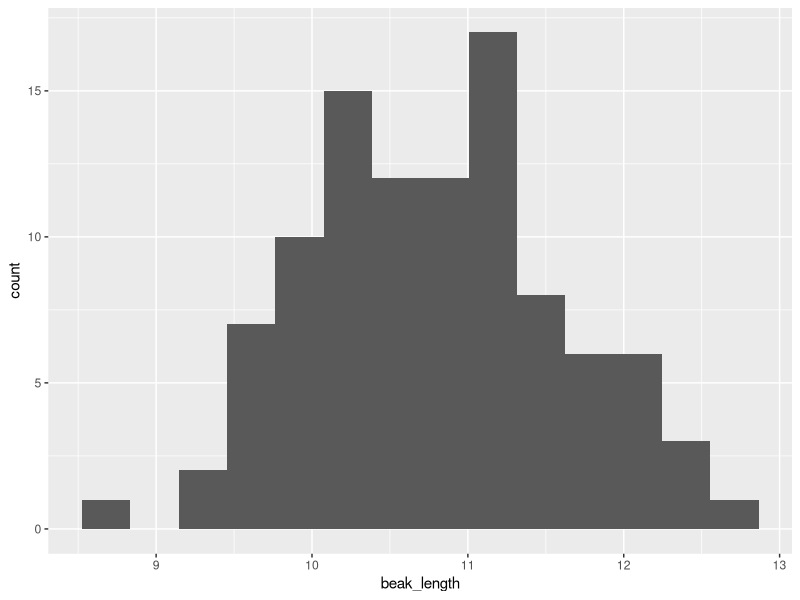
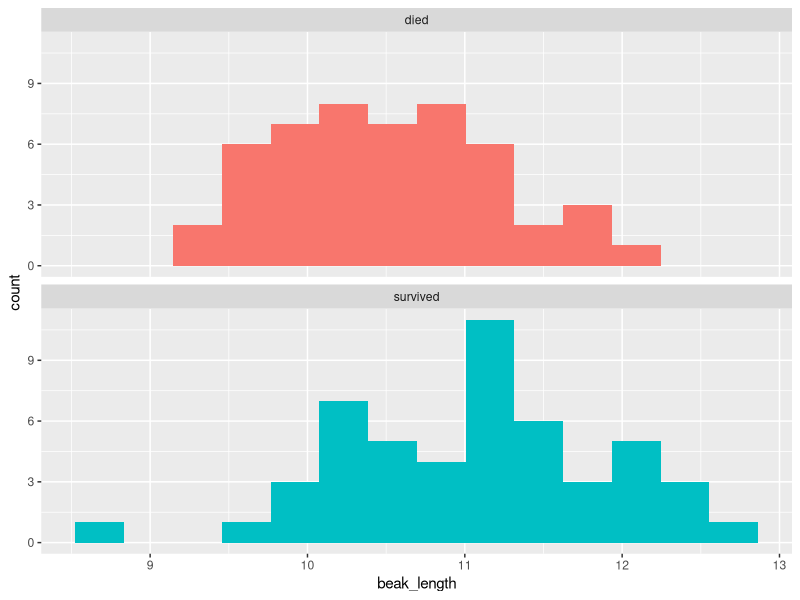
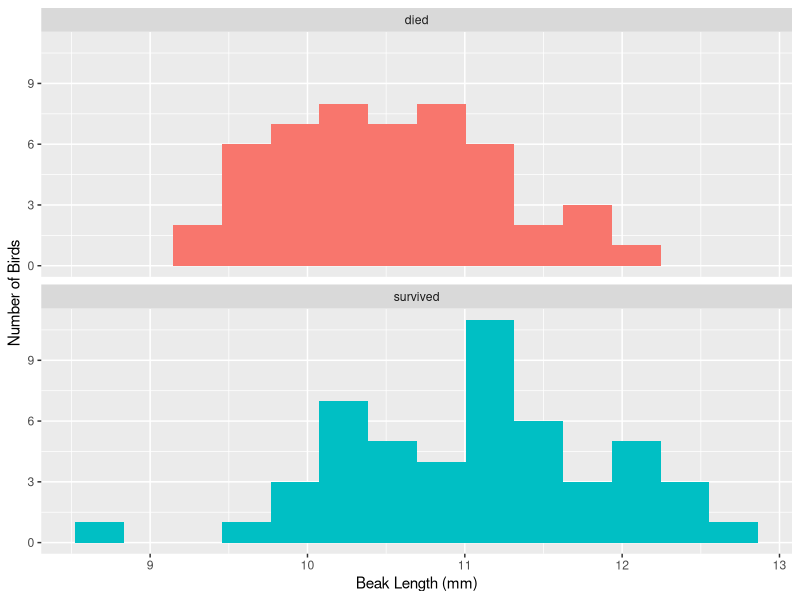
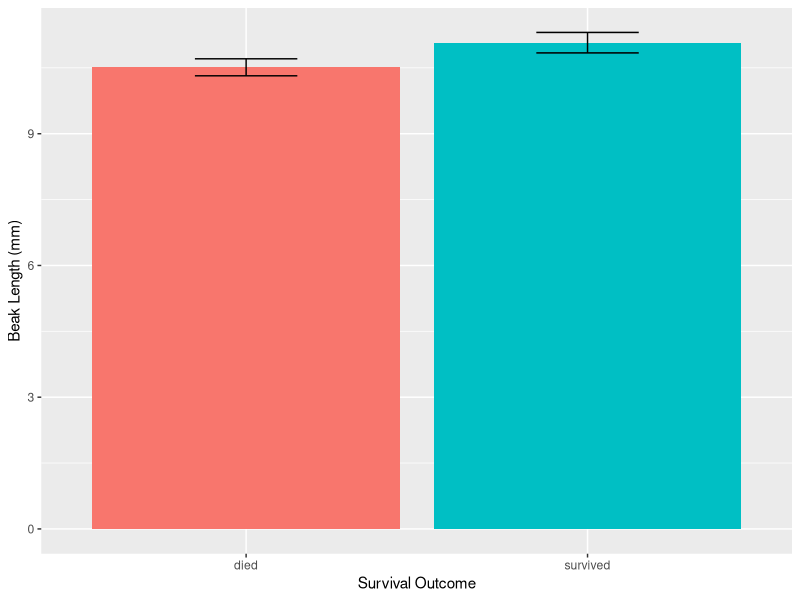

Reproduce these figures in R, in order.
## ---- chunk 1
# load packages -----------------------------------------------------------

# run every time you restart RStudio
library(readxl)     # load readxl, for reading Excel files
library(tidyverse)  # load tidyverse, for working with datasets
## ---- chunk 2
# read data ----------------------------------------------------------------

# read the finches data
finches <- read_excel("finches_data.xlsx")
## ---- chunk 3
# print the results in the console
finches
## ---- chunk 4
# take a quick look at all the variables in the dataset
glimpse(finches)
## ---- chunk 5
# histogram ---------------------------------------------------------------

# histogram of beak length
ggplot(
  data = finches,                     # use the finches dataset
  mapping = aes(x = beak_length)      # put beak length on the x axis
) +
  geom_histogram(bins = 14)           # add the histogram, use 14 bins
## ---- chunk 6
# histogram of beak length, grouped by survival
ggplot(
  data = finches,                     # use the finches dataset
  mapping = aes(x = beak_length,      # put beak length on the x axis
                fill = outcome)       # fill sets the color of the boxes
) +
  geom_histogram(bins = 14) +         # add the histogram, use 14 bins
  facet_wrap(~ outcome, ncol = 1) +   # outcome is the grouping variable
  guides(fill = FALSE)                # don't show a legend for fll color
## ---- chunk 7
# histogram of beak length, grouped by survival, with labels
ggplot(
  data = finches,                     # use the finches dataset
  mapping = aes(x = beak_length,      # put beak length on the x axis
                fill = outcome)       # fill sets the color of the boxes
) +
  geom_histogram(bins = 14) +         # add the histogram, use 14 bins
  facet_wrap(~ outcome, ncol = 1) +   # outcome is the grouping variable
  guides(fill = FALSE) +              # don't show a legend for fll color
  labs(
    x = "Beak Length (mm)",           # x-axis label
    y = "Number of Birds"             # y-axis label
  )
## ---- chunk 8
# summarize ---------------------------------------------------------------

# summarize the entire dataset
beak_length_summary <- 
  finches %>% 
  summarize(mean = mean(beak_length),
            sd = sd(beak_length),
            n = n()) %>% 
  mutate(sem = sd / sqrt(n),
         upper = mean + 1.96 * sem,
         lower = mean - 1.96 * sem)

# print the results in the console
beak_length_summary
## ---- chunk 9
# summarize the dataset by outcome (survived vs. died)
beak_length_grouped_summary <- 
  finches %>% 
  group_by(outcome) %>% 
  summarize(mean = mean(beak_length),
            sd = sd(beak_length),
            n = n()) %>% 
  mutate(sem = sd / sqrt(n),
         upper = mean + 1.96 * sem,
         lower = mean - 1.96 * sem)

# print the results in the console
beak_length_grouped_summary
## ---- chunk 10
# bar chart ---------------------------------------------------------------

# bar chart of mean beak lengths
ggplot(
  data = beak_length_grouped_summary,   # dont use the original finches dataset
  mapping = aes(x = outcome,            # survival on the x axis
                y = mean,               # mean beak length on the y axis
                fill = outcome)         # make died/survived different colors
) +
  geom_col() +                          # add columns
  geom_errorbar(                        # add error bars
    mapping = aes(ymin = lower,         #   lower 95% confidence limit
                  ymax = upper),        #   upper 95% confidence limit
    width = .3                          #   width of horizontal part of bars
  ) +
  guides(fill = FALSE) +                # don't show a legend for fll color
  labs(
    x = "Survival Outcome",             # x-axis label
    y = "Beak Length (mm)"              # y-axis label
  )
## ---- chunk 11
# t-test ------------------------------------------------------------------

# get a vector of beak lengths for birds that died
beak_length_died <-
  finches %>%                     # start with finches dataset
  filter(outcome == "died") %>%   # only include rows w/ outcome=died
  pull(beak_length)               # extract the beak_length column

# print the new object in the console... it is a vector
beak_length_died
## ---- chunk 12
# get a vector of beak lengths for birds that survived
beak_length_survived <-
  finches %>% 
  filter(outcome == "survived") %>% 
  pull(beak_length)

# print the results in the console
beak_length_survived
## ---- chunk 13
# perform a two-sample t-test assuming unequal variances
t.test(beak_length_died, beak_length_survived)
